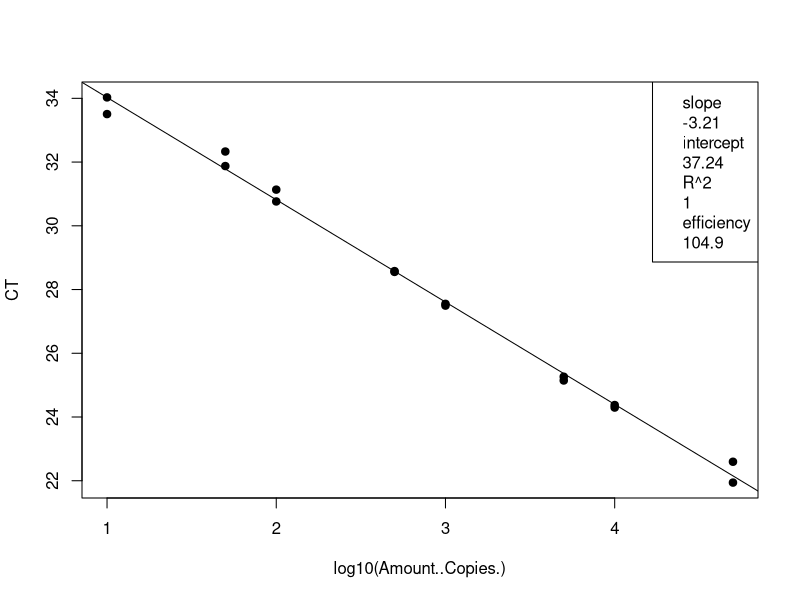
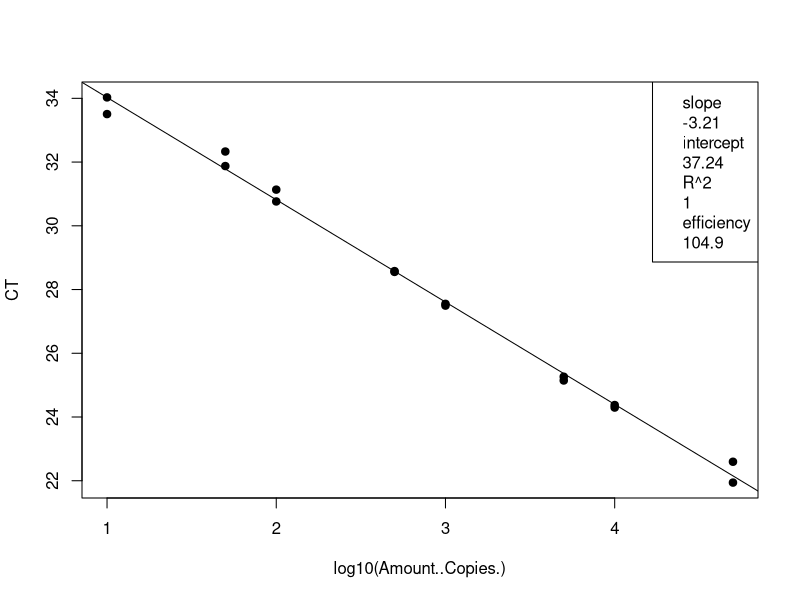
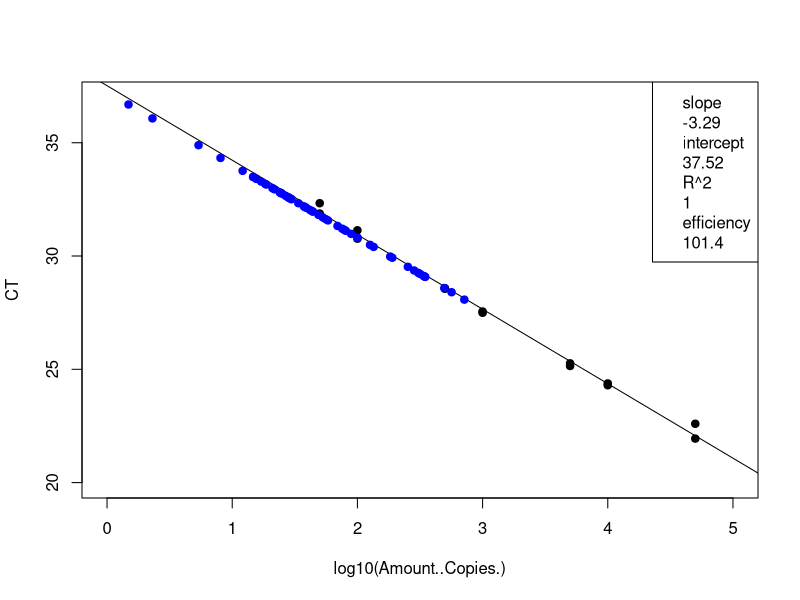
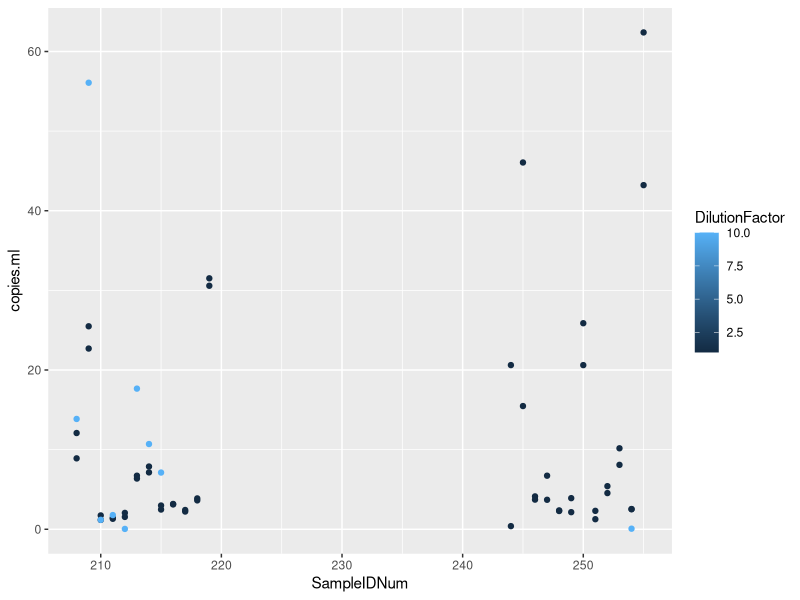

The R script that drew these images, in order:
## ---- chunk 1
knitr::opts_chunk$set(echo = TRUE)

## ---- chunk 2
# load the data (note data file must be in this repository)
data <- read.csv("Plate7_Entero_qPCRConversion.csv")
View(data)

# clean up the data file (there is some stuff at the bottom and extra blank rows)
#data <- data[-68:-70,] # This removes rows 92-95
View(data)

# assign to the correct data class #warning message about NAs is OK
class(data$CT) # check the data class type
data$CT <- as.numeric(as.character(data$CT)) # change to numeric
data$Amount..Copies. <- as.numeric(as.character(data$Amount..Copies.)) # change to numeric
## ---- chunk 3
# linear regression of standard curve
standards = data[1:16,]
standardCurve <- lm(CT ~ log10(Amount..Copies.), data = standards)
  
standardCurvePlot <- plot(CT ~ log10(Amount..Copies.), data = standards, pch=19) 
abline(coef(standardCurve)) 
legend("topright", legend=c(paste= "slope", round(standardCurve$coefficients[2], 2), 
                            paste= "intercept", round(standardCurve$coefficients[1], 2), 
                            paste= "R^2", round(summary(standardCurve)$r.squared, 2),
                            paste = "efficiency", round((10^(-1/standardCurve$coefficients[2])-1)*100, 1)))
## ---- chunk 4
# remove standards that sucked and redo analysis NOT NEEDED 21 Jan 2020
#standards <- standards[-15:-16,] # uncomment this line and change which rows to remove
standardCurve <- lm(CT ~ log10(Amount..Copies.), data = standards)

standardCurvePlot <- plot(CT ~ log10(Amount..Copies.), data = standards, pch=19)
abline(coef(standardCurve))
col = "blue"
legend("topright", legend=c(paste= "slope", round(standardCurve$coefficients[2], 2),
                            paste= "intercept", round(standardCurve$coefficients[1], 2),
                            paste= "R^2", round(summary(standardCurve)$r.squared, 2),
                            paste = "efficiency", round((10^(-1/standardCurve$coefficients[2])-1)*100, 1)))
## ---- chunk 5
# data set of unknowns including info on standard curve
#unknowns = subset(data, Name == "UNKNOWN")
unknowns = data[17:88,]
#unknowns <- unknowns[-1:-3,] # uncomment this line and change which rows to remove if these samples were outside of the standard curve

# add new columns to the data table
unknowns$plate_num = 1 #change to the actual plate number
unknowns$standard_slope = standardCurve$coefficients[2]
unknowns$standard_intercept = standardCurve$coefficients[1]
unknowns$R2 = summary(standardCurve)$r.squared
unknowns$efficiency =  (10^(-1/standardCurve$coefficients[2])-1)*100
  
# add a new column that interpolates copies/well from Ct for the unknowns
unknowns$log.copies.well = ((unknowns$CT - standardCurve$coefficients[1])/standardCurve$coefficients[2])
unknowns$copies.well = 10^unknowns$log.copies.well

# copies/ul extract accounting for dilution factor
vol.well = 3 #qPCR template volume in ul
unknowns$vol.well = vol.well
unknowns$copies.ul = ((unknowns$copies.well/vol.well)*unknowns$DilutionFactor)

# copies/extraction
vol.elution = 110 #DNA extraction elution volume in ul
unknowns$vol.elution = vol.elution
unknowns$copies.extraction = (unknowns$copies.ul*vol.elution)

# copies/ml #Volume is volume of sample filtered in mL
unknowns$copies.ml = (unknowns$copies.extraction/unknowns$Volume)


## ---- chunk 6
standards <- standards[-15:-16,] # uncomment this line and change which rows to remove
standardCurve <- lm(CT ~ log10(Amount..Copies.), data = standards)

standardCurvePlot <- plot(CT ~ log10(Amount..Copies.), data = standards, pch=19, ylim=c(20,37), xlim=c(0,5))
abline(coef(standardCurve))
col = "blue"
legend("topright", legend=c(paste= "slope", round(standardCurve$coefficients[2], 2),
                            paste= "intercept", round(standardCurve$coefficients[1], 2),
                            paste= "R^2", round(summary(standardCurve)$r.squared, 2),
                            paste = "efficiency", round((10^(-1/standardCurve$coefficients[2])-1)*100, 1)))

unknowns = unknowns[1:72,]
standardCurve <- lm(CT ~ log10(copies.well), data = unknowns)

standardCurvePlot <- points(CT ~ log10(copies.well), data = unknowns, pch=19, col = "blue")


#abline(coef(standardCurve))
#legend("topright", legend=c(paste= "slope", round(standardCurve$coefficients[2], 2),
                            #paste= "intercept", round(standardCurve$coefficients[1], 2),
                            #paste= "R^2", round(summary(standardCurve)$r.squared, 2),
                            #paste = "efficiency", round((10^(-1/standardCurve$coefficients[2])-1)*100, 1)))
## ---- chunk 7
# make a plot that compares the diluted to undiluted replicates for each sample including dilution factor
library("ggplot2")
unknowns$SampleIDNum <- as.numeric(as.character(unknowns$SampleIDNum)) # change to numeric
replicates = unknowns[1:72,]
#replicates <- replicates[-18,] # This removes rows (B11)
#replicates <- replicates[-32,] # This removes rows (D8)
#replicates <- replicates[-55,] # This removes rows (G5)
qplot(SampleIDNum,copies.ml, data=replicates, col=DilutionFactor)
## ---- chunk 8
# write csv file
write.csv(unknowns, file = "Plate7_Entero_ConvertedData.csv", row.names=FALSE, na="")

# average the replicates (if not strongly inhibited) and make a new file
library(dplyr)
data.average = unknowns %>% group_by(SampleIDNum) %>% summarise(copies.ml = mean(copies.ml, na.rm = T))
write.csv(data.average, file = "Plate7_Entero_Averaged.csv", row.names=FALSE, na="")
